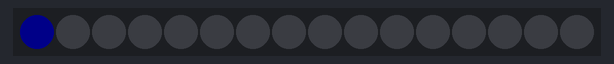
A sketch run on a simulated Arduino Uno, built with avr-gcc and run on an emulated ATmega328P. On the bench: 16 RGB LEDs in strip order, left to right. Dim RGB values are drawn brighter than linear.

Above: at 0.7 s.
At 4.9 s:
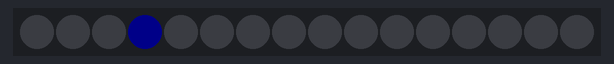
At 9.7 s:
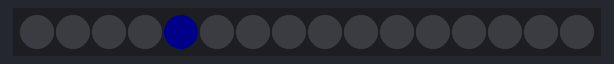
At 19.3 s:
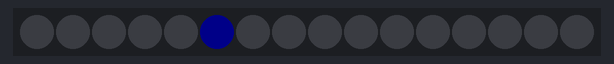
At 28.3 s:
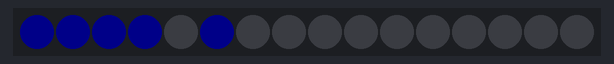
At 38.5 s:
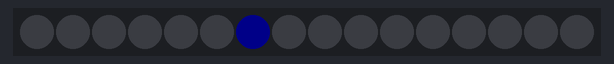

The sketch:

binaddcircle.ino
```cpp
// cw coleman  neo RGBW circular
#include <Adafruit_NeoPixel.h>
#ifdef __AVR__
  #include <avr/power.h>
#endif

#define PIN 6
#define NUM_LEDS 16
#define BRIGHTNESS 10
Adafruit_NeoPixel strip = Adafruit_NeoPixel(NUM_LEDS, PIN, NEO_GRBW + NEO_KHZ800);

void setup() {
  Serial.begin(9600);
  #if defined (__AVR_ATtiny85__)
    if (F_CPU == 16000000) clock_prescale_set(clock_div_1);
  #endif
  // End of trinket special code
  strip.setBrightness(BRIGHTNESS);
  strip.begin();
  strip.show(); // Initialize all pixels to 'off'
    randomSeed(analogRead(0));
}

//set up variables
int red,green,blue,white;
//set first led and total leds
int first = 0;
int leds = 16;
int count = 0;
unsigned char values[16];


//The event loop  *************************
void loop() {
  if (count == 0){
    //this sets up the leds for the first time through the loop
      red = 0; green = 0; blue = 255; white = 0;
      for(int i = 0; i<16;i++){
        values[i]=0;
      }
  }

  binadd(count,leds,red,green,blue,white);

  count++;
  if(count > 1000) count = 1; //never set count to 0
}

// end of the event loop *************************
/*
//red function
void circular(int s, int lds, int  r,int g,int b,int w){
// s:start   lds:the number of leds  r:red  g:green  b:blue  w:white
int delayVal = 100;// change the delayVal to speed things up
int j;
Serial.println();//debug
for(j = 0; j < 16 ; j++){
    Serial.println (s);//debug
          strip.setPixelColor(s, strip.Color(r,g,b,w ));
          delay(delayVal);
           strip.show();
            s++; // increase s by 1;
            if (s > (lds -1)) { s = 0;}
 }
}
*/

void binadd(int s, int lds, int  r,int g,int b,int w){
  // s:start   lds:the number of leds  r:red  g:green  b:blue  w:white
  int delayVal = 600;// change the delayVal to speed things up
  //int delayVal = 0;
  Serial.println();//debug

  //initialize arrays to hold number

  unsigned char carry[16];
  int i;
   for(i = 0; i<16;i++){
    carry[i]=0;
  }


  //add one to values
  carry[0] = 1;
  compare(carry);

  //show the values
  i=0;
  for(i=0;i<16;i++){
    if(values[i]){
      strip.setPixelColor(i, strip.Color(r,g,b,w ));
    }
    else{
      strip.setPixelColor(i, strip.Color(0,0,0,0));
    }
  }
   delay(delayVal);
   strip.show();
}


void compare(unsigned char* carry){
  int i;
  for(i = 0; i<16; i++){
    //1+1=10
    if(values[i] && carry[i]){
      values[i]= 0;
      carry[i]= 0;
      if(i!=15){
        carry[i+1]=1;
      }
    }
    //0+1=1
    if( !values[i] && carry[i]){
      values[i]=1;
      carry[i]=0;
    }
    /*
    if(!carry[i]){
      return;
    }
    //goshdarn it
    */
  }

   return;
 }
```

Measured:
- what the display in image 0 shows lasts 0.6 s, from 0.6 s to 1.2 s
